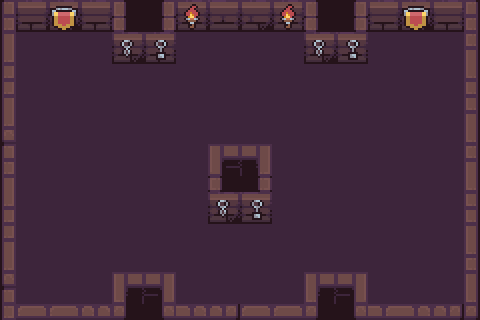

Below is a game level as drawn by its tile map, then a one-line description and the .tmx file that defines it, in full:
An orthogonal 30x20 tile map with 16x16 px tiles, 2 tile layers (Floor, Collisions).

<map version="1.10" tiledversion="1.10.1" orientation="orthogonal" renderorder="right-down" width="30" height="20" tilewidth="16" tileheight="16" infinite="0" nextlayerid="4" nextobjectid="1">
 <tileset firstgid="1" source="Dungeon2.tsx" />
 <layer id="3" name="Floor" width="30" height="20">
  <data encoding="csv">
657,657,657,657,657,657,657,657,657,657,657,657,657,657,657,657,657,657,657,657,657,657,657,657,657,657,657,657,657,657,
657,657,657,657,657,657,657,657,657,657,657,657,657,657,657,657,657,657,657,657,657,657,657,657,657,657,657,657,657,657,
657,657,657,657,657,657,657,657,657,657,657,657,657,657,657,657,657,657,657,657,657,657,657,657,657,657,657,657,657,657,
657,657,657,657,657,657,657,657,657,657,657,657,657,657,657,657,657,657,657,657,657,657,657,657,657,657,657,657,657,657,
657,657,657,657,657,657,657,657,657,657,657,657,657,657,657,657,657,657,657,657,657,657,657,657,657,657,657,657,657,657,
657,657,657,657,657,657,657,657,657,657,657,657,657,657,657,657,657,657,657,657,657,657,657,657,657,657,657,657,657,657,
657,657,657,657,657,657,657,657,657,657,657,657,657,657,657,657,657,657,657,657,657,657,657,657,657,657,657,657,657,657,
657,657,657,657,657,657,657,657,657,657,657,657,657,657,657,657,657,657,657,657,657,657,657,657,657,657,657,657,657,657,
657,657,657,657,657,657,657,657,657,657,657,657,657,657,657,657,657,657,657,657,657,657,657,657,657,657,657,657,657,657,
657,657,657,657,657,657,657,657,657,657,657,657,657,657,657,657,657,657,657,657,657,657,657,657,657,657,657,657,657,657,
657,657,657,657,657,657,657,657,657,657,657,657,657,657,657,657,657,657,657,657,657,657,657,657,657,657,657,657,657,657,
657,657,657,657,657,657,657,657,657,657,657,657,657,657,657,657,657,657,657,657,657,657,657,657,657,657,657,657,657,657,
657,657,657,657,657,657,657,657,657,657,657,657,657,657,657,657,657,657,657,657,657,657,657,657,657,657,657,657,657,657,
657,657,657,657,657,657,657,657,657,657,657,657,657,657,657,657,657,657,657,657,657,657,657,657,657,657,657,657,657,657,
657,657,657,657,657,657,657,657,657,657,657,657,657,657,657,657,657,657,657,657,657,657,657,657,657,657,657,657,657,657,
657,657,657,657,657,657,657,657,657,657,657,657,657,657,657,657,657,657,657,657,657,657,657,657,657,657,657,657,657,657,
657,657,657,657,657,657,657,657,657,657,657,657,657,657,657,657,657,657,657,657,657,657,657,657,657,657,657,657,657,657,
657,657,657,657,657,657,657,657,657,657,657,657,657,657,657,657,657,657,657,657,657,657,657,657,657,657,657,657,657,657,
657,657,657,657,657,657,657,657,657,657,657,657,657,657,657,657,657,657,657,657,657,657,657,657,657,657,657,657,657,657,
657,657,657,657,657,657,657,657,657,657,657,657,657,657,657,657,657,657,657,657,657,657,657,657,657,657,657,657,657,657,0
</data>
 </layer>
 <layer id="1" name="Collisions" width="30" height="20">
  <data encoding="csv">
386,387,388,389,390,391,392,393,394,395,396,397,398,399,400,401,402,403,404,405,406,407,408,409,410,411,412,413,414,415,
418,419,420,421,422,423,424,425,426,427,428,429,430,431,432,433,434,435,436,437,438,439,440,441,442,443,444,445,446,447,
450,0,0,0,0,0,0,457,458,459,460,0,0,0,0,0,0,0,0,469,470,471,472,0,0,0,0,0,0,447,
482,0,0,0,0,0,0,489,490,491,492,0,0,0,0,0,0,0,0,501,502,503,504,0,0,0,0,0,0,479,
514,0,0,0,0,0,0,0,0,0,0,0,0,0,0,0,0,0,0,0,0,0,0,0,0,0,0,0,0,511,
546,0,0,0,0,0,0,0,0,0,0,0,0,0,0,0,0,0,0,0,0,0,0,0,0,0,0,0,0,543,
578,0,0,0,0,0,0,0,0,0,0,0,0,0,0,0,0,0,0,0,0,0,0,0,0,0,0,0,0,575,
610,0,0,0,0,0,0,0,0,0,0,0,0,0,0,0,0,0,0,0,0,0,0,0,0,0,0,0,0,607,
642,0,0,0,0,0,0,0,0,0,0,0,0,0,0,0,0,0,0,0,0,0,0,0,0,0,0,0,0,639,
386,0,0,0,0,0,0,0,0,0,0,0,0,597,598,599,600,0,0,0,0,0,0,0,0,0,0,0,0,447,
418,0,0,0,0,0,0,0,0,0,0,0,0,629,630,631,632,0,0,0,0,0,0,0,0,0,0,0,0,479,
450,0,0,0,0,0,0,0,0,0,0,0,0,437,662,663,440,0,0,0,0,0,0,0,0,0,0,0,0,511,
482,0,0,0,0,0,0,0,0,0,0,0,0,469,470,471,472,0,0,0,0,0,0,0,0,0,0,0,0,543,
514,0,0,0,0,0,0,0,0,0,0,0,0,501,502,503,504,0,0,0,0,0,0,0,0,0,0,0,0,575,
546,0,0,0,0,0,0,0,0,0,0,0,0,0,0,0,0,0,0,0,0,0,0,0,0,0,0,0,0,607,
578,0,0,0,0,0,0,0,0,0,0,0,0,0,0,0,0,0,0,0,0,0,0,0,0,0,0,0,0,639,
610,0,0,0,0,0,0,0,0,0,0,0,0,0,0,0,0,0,0,0,0,0,0,0,0,0,0,0,0,447,
642,0,0,0,0,0,0,585,586,587,588,0,0,0,0,0,0,0,0,585,586,587,588,0,0,0,0,0,0,479,
386,0,0,0,0,0,0,617,618,619,620,0,0,0,0,0,0,0,0,617,618,619,620,0,0,0,0,0,0,511,
418,643,644,645,646,647,648,649,650,651,652,646,647,648,649,643,644,645,646,649,650,651,652,644,645,646,647,648,649,671,0
</data>
 </layer>
</map>
